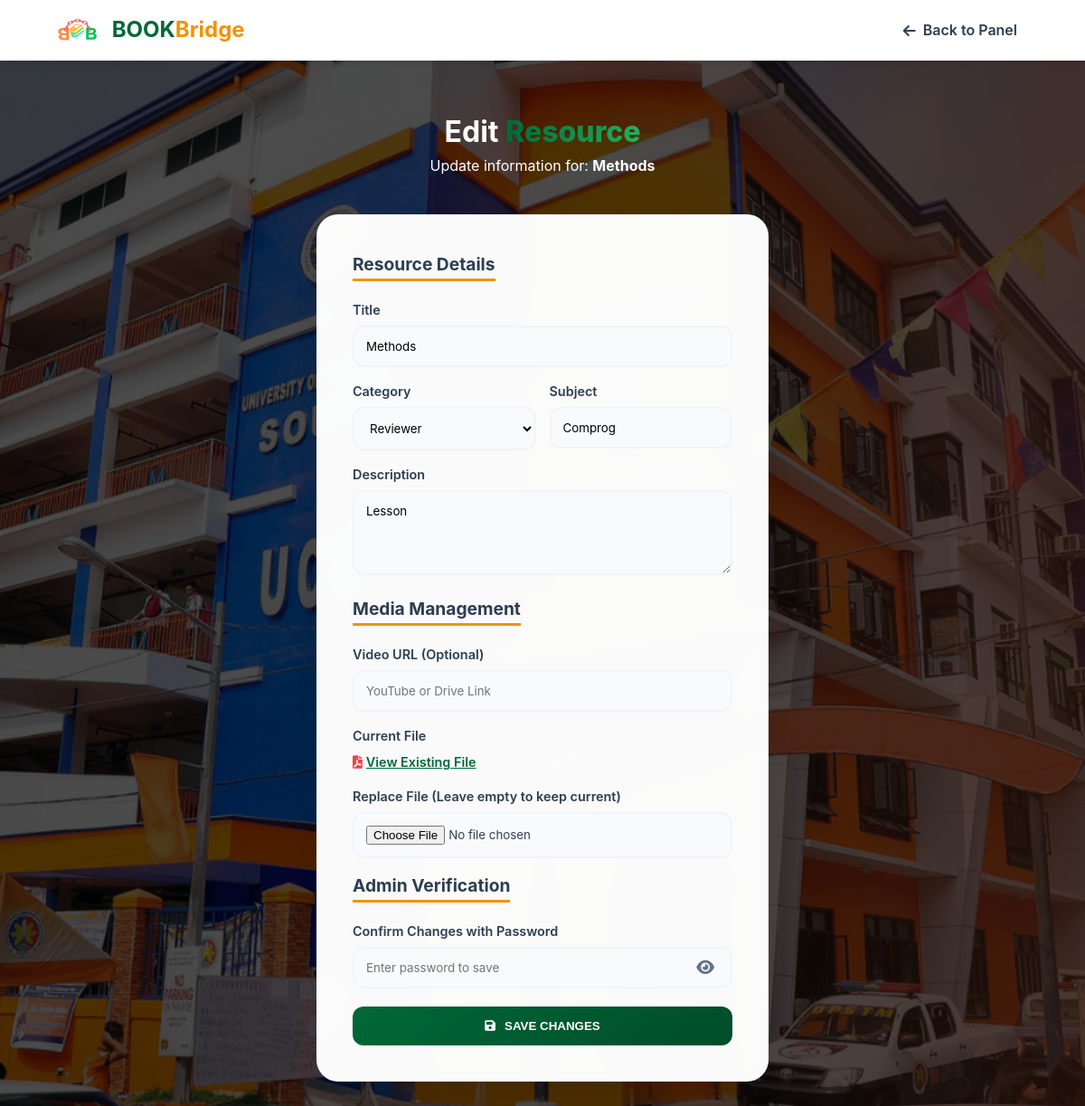
The app's page /edit.php?id=53 (signed in) with its own data.
### tables this page shows
CREATE TABLE `resources` (
  `id` int(11) NOT NULL,
  `title` varchar(255) NOT NULL,
  `subject` varchar(100) DEFAULT NULL,
  `description` text DEFAULT NULL,
  `author` varchar(100) DEFAULT NULL,
  `category` varchar(50) DEFAULT NULL,
  `file_path` varchar(255) DEFAULT NULL,
  `uploaded_by` int(11) DEFAULT NULL,
  `created_at` timestamp NULL DEFAULT current_timestamp(),
  `video_url` varchar(255) DEFAULT NULL
);

### edit.php (the view, shortened to what this page needs)
<?php
include "config.php";
$id = $_GET['id'];
$stmt = $conn->prepare("SELECT * FROM resources WHERE id = ?");
$stmt->bind_param("i", $id);
$stmt->execute();
$resource = $stmt->get_result()->fetch_assoc();
?>
<!DOCTYPE html>
<html lang="en">
<head>
    <link rel="stylesheet" href="https://cdnjs.cloudflare.com/ajax/libs/font-awesome/6.0.0/css/all.min.css">
    <link rel="stylesheet" href="style.css?v=<?php echo time(); ?>">
</head>
<body class="admin-page"> <nav>
    <div class="logo">
        <a href="index.php" style="text-decoration:none; display:flex; align-items:center;">
            <img src="images/logo.png" alt="Logo" style="height:40px; margin-right:10px;">
            <span style="font-weight:bold; font-size:1.5rem; color:#2C3E50;">
                <span style="color:var(--ucc-green);">BOOK</span><span style="color:var(--ucc-orange);">Bridge</span>
            </span>
        </a>
    </div>
    <div class="nav-links">
        <a href="admin.php" class="nav-link-item">
            <i class="fa-solid fa-arrow-left"></i>
            <span>Back to Panel</span>
        </a>
    </div>
</nav>
<div class="content-wrapper">
    <div class="outside-text">
        <h1>Edit <span class="highlight-word">Resource</span></h1>
        <p>Update information for: <strong><?php echo htmlspecialchars($resource['title']); ?></strong></p>
    </div>
    <div class="form-container">
        <form method="POST" enctype="multipart/form-data">
            <div class="form-section">Resource Details</div>
            <label>Title</label>
            <input type="text" name="title" value="<?php echo htmlspecialchars($resource['title']); ?>" required>
            <div class="name-row">
                <div style="flex:1;">
                    <label>Category</label>
                    <select name="category" required>
                        <?php
                        $cat_query = $conn->query("SELECT * FROM categories ORDER BY name ASC");
                        while($cat = $cat_query->fetch_assoc()):
                            $selected = ($cat['name'] == $resource['category']) ? 'selected' : '';
                        ?>
                            <option value="<?php echo htmlspecialchars($cat['name']); ?>" <?php echo $selected; ?>>
                                <?php echo htmlspecialchars($cat['name']); ?>
                            </option>
                        <?php endwhile; ?>
                    </select>
                </div>
                <div style="flex:1;">
                    <label>Subject</label>
                    <input type="text" name="subject" value="<?php echo htmlspecialchars($resource['subject']); ?>" required>
                </div>
            </div>
            <label>Description</label>
            <textarea name="description" rows="4"><?php echo htmlspecialchars($resource['description']); ?></textarea>
            <div class="form-section">Media Management</div>
            <label>Video URL (Optional)</label>
            <input type="url" name="video_url" value="<?php echo htmlspecialchars($resource['video_url']); ?>" placeholder="YouTube or Drive Link">
            <label>Current File</label>
            <div style="margin-bottom: 15px; font-size: 0.9rem;">
                <?php if(!empty($resource['file_path'])): ?>
                    <i class="fa-solid fa-file-pdf" style="color: var(--danger);"></i>
                    <a href="<?php echo $resource['file_path']; ?>" target="_blank" style="color: var(--ucc-green); font-weight: 600;">View Existing File</a>
                <?php else: ?>
                    <span style="color: var(--gray);">No file uploaded</span>
                <?php endif; ?>
            </div>
            <label>Replace File (Leave empty to keep current)</label>
            <input type="file" name="resource_file" id="editFile" accept=".pdf,.doc,.docx,.txt">
            <div class="form-section">Admin Verification</div>
            <label>Confirm Changes with Password</label>
            <div class="password-wrapper">
                <input type="password" id="adminPass" placeholder="Enter password to save">
                <i class="fa-solid fa-eye toggle-password" onclick="togglePass('adminPass', this)"></i>
            </div>
            <button type="submit" name="update_file" class="btn-main" style="margin-top:20px;">
                <i class="fa-solid fa-floppy-disk"></i> Save Changes
            </button>
        </form>
    </div>
</div>
</body>
</html>

### style.css (style rules this page uses)
:root { --ucc-green: #006837; --ucc-green-dark: #004d29; --ucc-orange: #F39200; --ucc-orange-light: #fff4e6; --primary: #2C3E50; --bg: #F8FAFC; --white: #ffffff; --text: #334155; --gray: #64748b; --gray-light: #cbd5e1; --shadow: 0 4px 6px -1px rgb(0 0 0 / 0.1); --shadow-lg: 0 10px 25px rgba(0, 0, 0, 0.1); --danger: #ef4444; --success-bg: #dcfce7; --error-bg: #fee2e2; }
* { box-sizing: border-box; margin: 0; padding: 0; transition: 0.3s ease; }
body { font-family: 'Inter', 'Segoe UI', sans-serif; background-color: var(--bg); color: var(--text); line-height: 1.6; overflow-x: hidden; }
.auth-bg, .register-bg, .admin-page, .settings-page { background: linear-gradient(rgba(0, 0, 0, 0.7), rgba(0, 0, 0, 0.7)), url('images/Ucc.png') no-repeat center center fixed !important; background-size: cover !important; min-height: 100vh; display: flex; flex-direction: column; align-items: center; padding: 0; }
nav { background: var(--white); padding: 0.8rem 5%; display: flex; justify-content: space-between; align-items: center; box-shadow: var(--shadow); position: fixed; top: 0; left: 0; z-index: 2000; width: 100%; }
.nav-links { display: flex; align-items: center; gap: 20px; }
.nav-link-item { text-decoration: none; color: var(--primary); font-weight: 600; padding: 8px 15px; border-radius: 8px; display: flex; align-items: center; gap: 8px; }
.content-wrapper { margin-top: 100px; display: flex; flex-direction: column; align-items: center; width: 100%; padding: 20px; }
.form-container, .settings-card, .admin-card { background: rgba(255, 255, 255, 0.98); backdrop-filter: blur(10px); padding: 40px; border-radius: 24px; box-shadow: var(--shadow-lg); width: 100%; max-width: 500px; margin: 20px auto; }
.password-wrapper { position: relative; width: 100%; margin-bottom: 15px; }
.password-wrapper input { padding-right: 45px; margin-bottom: 0; }
.toggle-password { position: absolute; right: 15px; top: 50%; transform: translateY(-50%); cursor: pointer; color: var(--gray); z-index: 10; font-size: 1.1rem; padding: 5px; }
.form-section { font-size: 1.2rem; font-weight: bold; color: var(--primary); margin-bottom: 20px; border-bottom: 3px solid var(--ucc-orange); display: inline-block; }
input, select, textarea { width: 100%; padding: 13px; margin-bottom: 15px; border-radius: 12px; border: 2px solid #f1f5f9; background: #f8fafc; outline: none; font-family: inherit; }
label { display: block; margin-bottom: 6px; font-weight: 600; color: var(--primary); font-size: 0.9rem; }
.name-row { display: flex; gap: 15px; }
.btn-main { width: 100%; padding: 14px; background: linear-gradient(135deg, var(--ucc-green), var(--ucc-green-dark)); color: white !important; border: none; border-radius: 12px; font-weight: 700; cursor: pointer; text-transform: uppercase; display: flex; justify-content: center; align-items: center; gap: 10px; }
.highlight-word { background: linear-gradient(to right, var(--ucc-green), #27ae60); -webkit-background-clip: text; -webkit-text-fill-color: transparent; font-weight: 800; }
.outside-text { text-align: center; color: white; margin-bottom: 20px; }

### records on screen
resources: title "Methods", subject "Comprog", description "Lesson"

### other values on screen
form field category "Reviewer"
